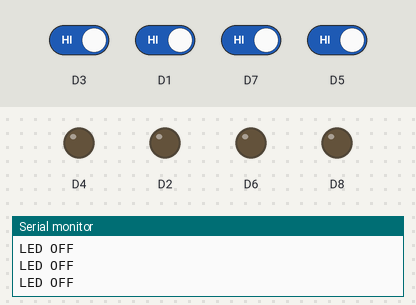
The sketch below on a simulated ESP8266 (NodeMCU). Shown: output pins drawn as LEDs (lit = HIGH), the last lines printed to the serial monitor. The test bench sets the inputs (shaded band); at power-on: D1, D3, D5, D7 HIGH.

Above: at 1.2 s.
1.3 s: D3 driven LOW
At 2.0 s:
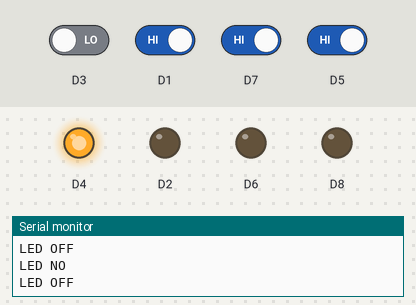
2.8 s: D1 driven LOW
At 4.0 s:
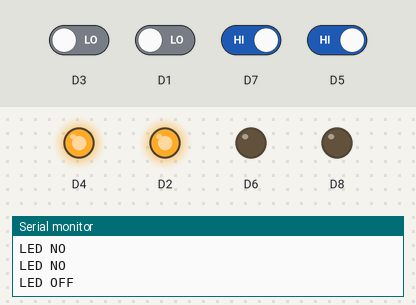
4.3 s: D7 driven LOW
At 4.7 s:
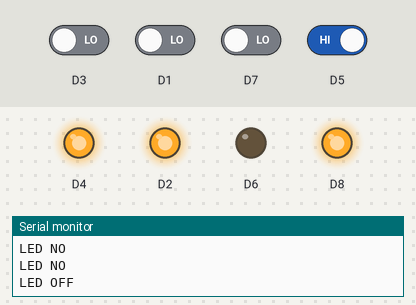
5.8 s: D5 driven LOW
At 6.2 s:
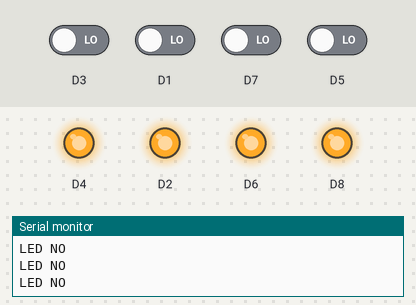
7.3 s: D3 driven HIGH
At 8.5 s:
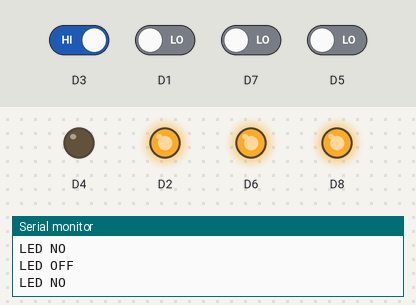
8.8 s: D1 driven HIGH
At 10.1 s:
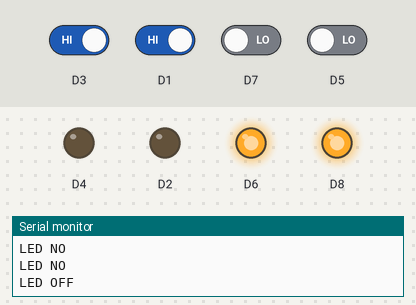
Timing chart, 0 to 11.3 s (numbered marks = the images above; inputs shaded):
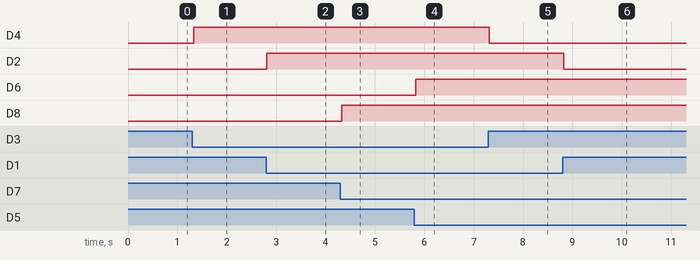

The sketch:

sketch_aug15a.ino
```cpp
void setup() {
  // put your setup code here, to run once:
  pinMode(D1,INPUT);
  pinMode(D2,OUTPUT);
  pinMode(D3,INPUT);
  pinMode(D4,OUTPUT);
  pinMode(D5,INPUT);
  pinMode(D6,OUTPUT);
  pinMode(D7,INPUT);
  pinMode(D8,OUTPUT);
  Serial.begin(9600);
}

void loop() {
  // put your main code here, to run repeatedly:
  if (digitalRead(D1)==0){
    digitalWrite(D2,1);
    Serial.println("LED NO");
  }
  else{
    digitalWrite(D2,0);
    Serial.println("LED OFF");
  }
  if (digitalRead(D3)==0){
    digitalWrite(D4,1);
    Serial.println("LED NO");
  }
  else{
    digitalWrite(D4,0);
    Serial.println("LED OFF");
  }
  if (digitalRead(D5)==0){
    digitalWrite(D6,1);
    Serial.println("LED NO");
  }
  else{
    digitalWrite(D6,0);
    Serial.println("LED OFF");
  }
  if (digitalRead(D7)==0){
    digitalWrite(D8,1);
    Serial.println("LED NO");
  }
  else{
    digitalWrite(D8,0);
    Serial.println("LED OFF");
  }
}
```

Measured:
- after the input at 1.3 s, D4: LOW → HIGH at once
- after the input at 2.8 s, D2: LOW → HIGH at once
- after the input at 4.3 s, D8: LOW → HIGH at once
- after the input at 5.8 s, D6: LOW → HIGH at once
- after the input at 7.3 s, D4: HIGH → LOW at once
- after the input at 8.8 s, D2: HIGH → LOW at once
